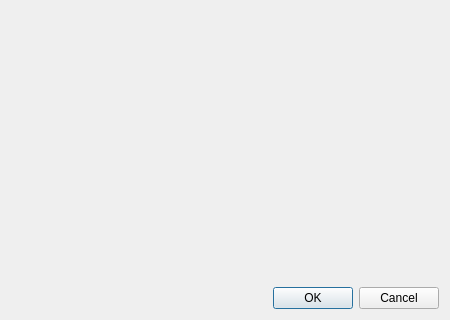
<?xml version="1.0" encoding="UTF-8"?>
<ui version="4.0">
 <class>OpenContestDialog</class>
 <widget class="QDialog" name="OpenContestDialog">
  <property name="geometry">
   <rect>
    <x>0</x>
    <y>0</y>
    <width>450</width>
    <height>320</height>
   </rect>
  </property>
  <property name="minimumSize">
   <size>
    <width>450</width>
    <height>320</height>
   </size>
  </property>
  <property name="windowTitle">
   <string>Open an Existing Contest</string>
  </property>
  <layout class="QVBoxLayout" name="verticalLayout">
   <item>
    <widget class="OpenContestWidget" name="openContestWidget" native="true"/>
   </item>
   <item>
    <widget class="QDialogButtonBox" name="buttonBox">
     <property name="styleSheet">
      <string notr="true">font-size:9pt;</string>
     </property>
     <property name="standardButtons">
      <set>QDialogButtonBox::Cancel|QDialogButtonBox::Ok</set>
     </property>
    </widget>
   </item>
  </layout>
 </widget>
 <customwidgets>
  <customwidget>
   <class>OpenContestWidget</class>
   <extends>QWidget</extends>
   <header>opencontestwidget.h</header>
   <container>1</container>
  </customwidget>
 </customwidgets>
 <resources/>
 <connections>
  <connection>
   <sender>buttonBox</sender>
   <signal>accepted()</signal>
   <receiver>OpenContestDialog</receiver>
   <slot>accept()</slot>
   <hints>
    <hint type="sourcelabel">
     <x>224</x>
     <y>294</y>
    </hint>
    <hint type="destinationlabel">
     <x>224</x>
     <y>159</y>
    </hint>
   </hints>
  </connection>
  <connection>
   <sender>buttonBox</sender>
   <signal>rejected()</signal>
   <receiver>OpenContestDialog</receiver>
   <slot>reject()</slot>
   <hints>
    <hint type="sourcelabel">
     <x>224</x>
     <y>294</y>
    </hint>
    <hint type="destinationlabel">
     <x>224</x>
     <y>159</y>
    </hint>
   </hints>
  </connection>
 </connections>
</ui>
